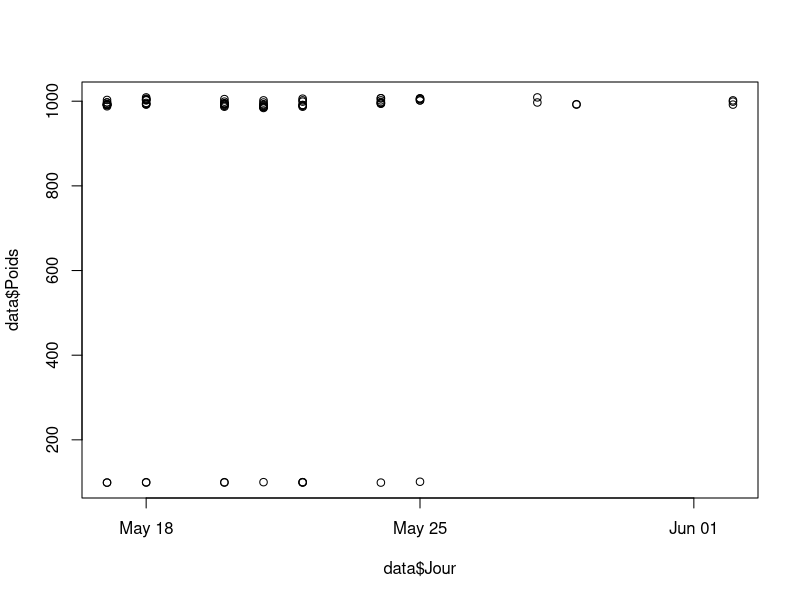

Write the R code that produced this figure.
## ---- chunk 1
library(readr)
data <- read_csv("poids.csv")
## ---- chunk 2
head(data)
## ---- chunk 3
data <- as.data.frame(data)
## ---- chunk 4
data$Jour <- as.Date(data$Jour, format = "%d/%m/%y")
## ---- chunk 5
head(data)
## ---- chunk 6
plot(x=data$Jour, y=data$Poids)
## ---- chunk 7
# juste prendre le code dans le tutoriel, après s'être entendu sur le choix de la variable à confronter avec le poids : soit le jour ou l'heure ?
